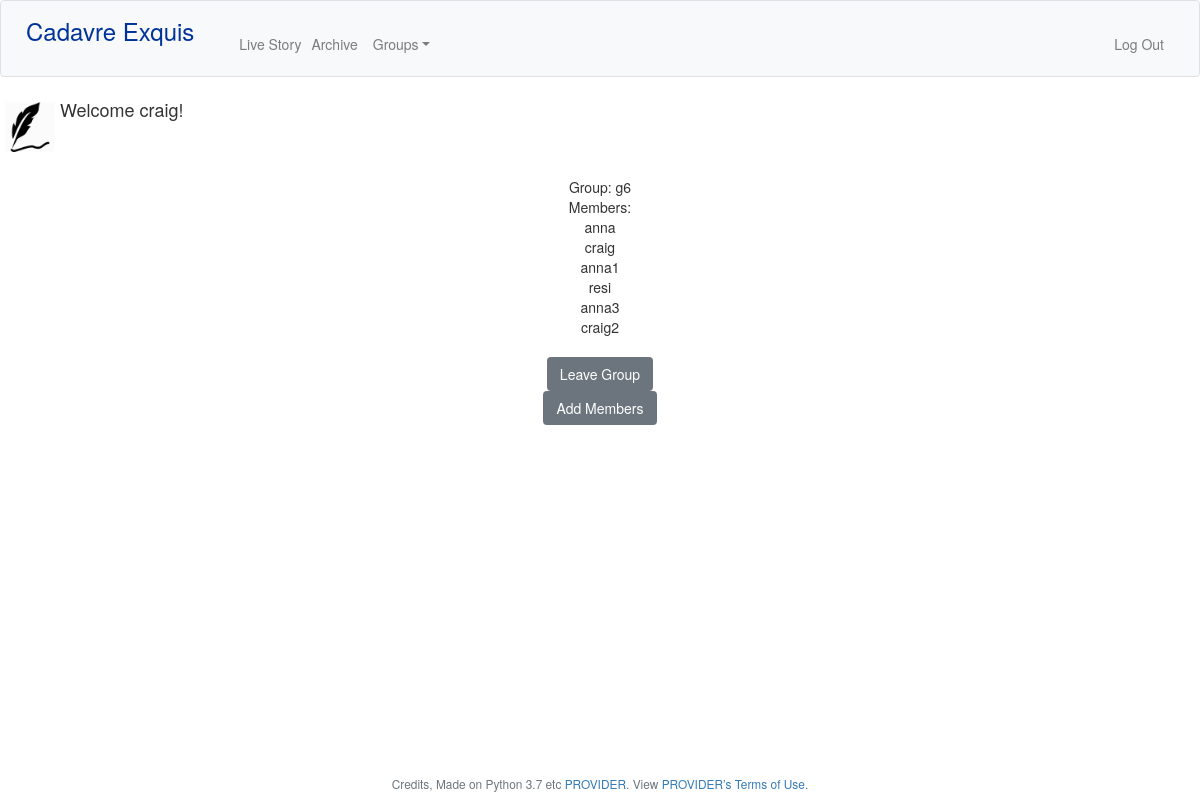
/group/g6 (signed in), run on the app's committed database.
### tables this page shows
CREATE TABLE users (
user_id INTEGER PRIMARY KEY, 
name VARCHAR(255) NOT NULL, 
hash VARCHAR(255) NOT NULL,
UNIQUE(name));

CREATE TABLE 'groups' (
'group_name' VARCHAR(255) NOT NULL,
'turn' INTEGER NOT NULL,
'user_id'INTEGER,
FOREIGN KEY ('user_id') REFERENCES 'users'('user_id')
ON UPDATE CASCADE
ON DELETE CASCADE
);

### flask_app.py (the view)
@app.route("/group/<groupname>")
@login_required
def group(groupname):
  group = query_db("SELECT * FROM groups WHERE group_name=?", [groupname], one=True)
  members = query_db("SELECT * FROM users INNER JOIN groups ON groups.user_id=users.user_id WHERE groups.group_name=?", [groupname], one=False)
  return render_template("group.html", group=group, members=members)

### flask_app.py (called while the page is built)
@app.after_request
def after_request(response):
    response.headers["Cache-Control"] = "no-cache, no-store, must-revalidate"
    response.headers["Expires"] = 0
    response.headers["Pragma"] = "no-cache"
    return response

@app.teardown_appcontext
def close_connection(exception):
  db = getattr(g, '_database', None)
  if db is not None:
    db.close()

### helpers.py (called while the page is built)
def get_db():
  db=getattr(g, '_database', None)
  if db is None:
    db = g._database = sqlite3.connect("ce.db")
    db.row_factory = make_dicts #why function called without args????
  return db

def make_dicts(cursor, row):
    return dict((cursor.description[idx][0], value)
                for idx, value in enumerate(row))

def query_db(query, args=(), one=False):
    cur = get_db().execute(query, args)
    rv = cur.fetchall()
    cur.close()
    return (rv[0] if rv else None) if one else rv

def login_required(f):
    @wraps(f)
    def decorated_function(*args, **kwargs):
        if session.get("user_id") is None:
            return redirect("/login")
        return f(*args, **kwargs)
    return decorated_function

### templates/group.html (shortened to what this page needs)
{% extends "layout.html" %}
  {% block main %}
      Group: {{group["group_name"]}}<br>
      Members:<br>
      {% for member in members %}
       {{member["name"]}}<br>
      {% endfor %}<br>
      <form>
        <button name="leave" class="btn btn-secondary" type="submit" formaction="/leave_group/{{group}}">Leave Group</button><br>
        <button name="add" class="btn btn-secondary" type="submit" formaction="/add/{{group}}"> Add Members</button>
      </form>
      <br>
  {% endblock %}

### templates/layout.html (shortened to what this page needs)
<!DOCTYPE html>
<html lang="en">
    <head>
        <link href="https://maxcdn.bootstrapcdn.com/bootstrap/4.1.3/css/bootstrap.min.css" rel="stylesheet">
        <link href="/static/styles.css" rel="stylesheet">
        <link href="https://netdna.bootstrapcdn.com/bootstrap/3.1.0/css/bootstrap.min.css" rel="stylesheet" id="bootstrap-css">
    </head>
    <body>
        <nav class="navbar navbar-expand-md navbar-light bg-light border">
            <a class="navbar-brand mb-4" href="/"><span class="blue">Cadavre Exquis</span></a>
            <div class="collapse navbar-collapse" id="navbar">
                {% if session.user_id %}
                    <ul class="navbar-nav mr-auto mt-3">
                        <li class="nav-item"><a class="nav-link" href="/live_game">Live Story</a></li>
                        <li class="nav-item"><a class="nav-link" href="/archive">Archive</a></li>
                        <li class="dropdown"><a class="dropdown-toggle" role="button" data-toggle="dropdown" >Groups</a>
                        </li>
                    </ul>
                    <ul class="navbar-nav navbar-right ml-auto mt-3 mr-2">
                        <li class="nav-item" ><a class="nav-link" href="/logout">Log Out</a></li>
                    </ul>
                {% else %}
                    <ul class="navbar-nav ml-auto mt-2">
                        <li class="nav-item"><a class="nav-link" href="/login">Log In</a></li>
                        <li class="nav-item"><a class="nav-link" href="/sign_up">Sign Up</a></li>
                        <li class="nav-item"><a class="nav-link" href="/about">About</a></li>
                    </ul>
                {% endif %}
            </div>
        </nav>
        {% if session.user_id %}
        <div class="media" align="left">
          <img class="p-2 mt-0 mb-2" src="{{url_for('static',filename='pen.png')}}" class="align-self-start mr-3" height="60" width="60" alt="...">
          <div class="media-heading">
            <h4 class="mt-1">Welcome {{ session.name }}!</h5>
          </div>
        </div>
        {% endif %}
        <main class="container p-4">
            {% block main %}{% endblock %}
        </main>
        <footer class="small text-center text-muted" id="footer">
            Credits, Made on Python 3.7 etc <a href="https://iextrading.com/developer">PROVIDER</a>. View <a href="https://iextrading.com/api-exhibit-a/">PROVIDER’s Terms of Use</a>.
        </footer>
    </body>
</html>

### static/styles.css (style rules this page uses)
nav .navbar-brand { font-size: x-large; }
nav .dropdown-toggle { padding-right: 0; padding-left: 0; color: rgba(0,0,0,.5); display: block; padding: .5rem 1rem; }
nav .dropdown { color: rgba(0,0,0,.5); }
nav .navbar-brand .blue { color: #003399; }
main { overflow-x: auto; text-align: center; margin-bottom: 25px; }
#footer { position: fixed; clear: both; bottom: 0; width: 100%; height: 2.5rem; background-color: #fff; }

### data on the page
users: name "craig"
groups: group_name "g6", name "anna"
groups: name "craig"
groups: name "anna1"
groups: name "resi"
groups: name "anna3"
groups: name "craig2"
